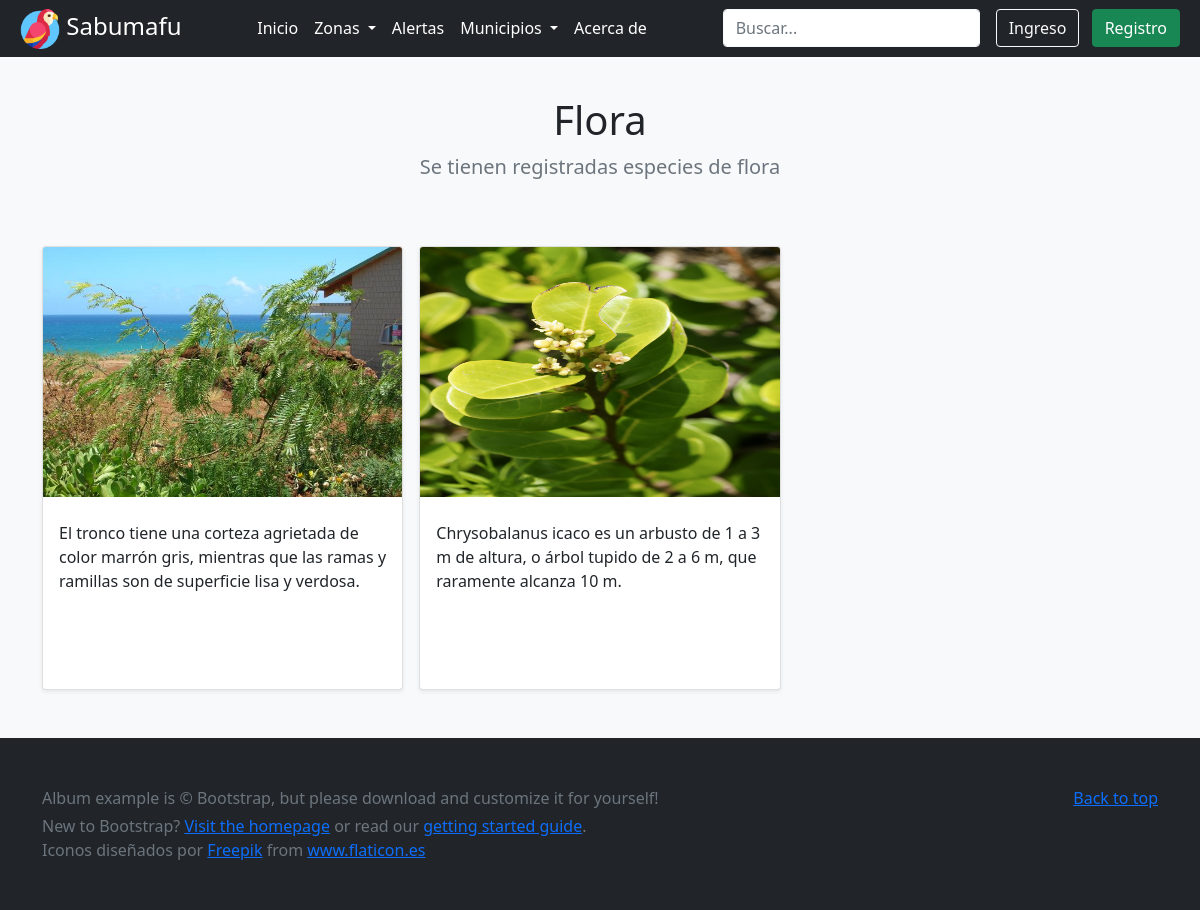
Screenshot of /flora/1 with the database file from the repository.
### zonas/models.py (models this page shows, shortened)
class Flora_zona(models.Model):
    poblacion = models.DecimalField(max_digits=10, decimal_places=0)
    observaciones = models.TextField()
    flora = models.ForeignKey(
        Flora, on_delete=models.CASCADE, null=True, blank=True)
    zona = models.ForeignKey(
        Zona_protegida, on_delete=models.CASCADE, null=True, blank=True)

class Flora(models.Model):
    nombre = models.CharField(max_length=45)
    especie = models.CharField(max_length=45)
    image = models.ImageField(upload_to=image_upload_handler, blank=True, null=True)
    descripcion = models.CharField(max_length=200)

### zonas/views.py (the view)
# urls.py: path('flora/<int:id>',flora,name="flora"),
def flora(request, id=None):
    if id is not None:
        try:
            flora = Flora_zona.objects.filter(zona=id)
        except Flora_zona.DoesNotExist:
            raise Http404
        except:
            raise Http404
    data = {'flora': flora}
    return render(request, 'flora/lista.html', data)

### templates/flora/lista.html (shortened to what this page needs)
{% extends 'home.html' %}
{% load static %}
{% block contenido %}
<main class="bg-light">
    <section class="pt-5 text-center container">
        <div class="row">
            <div class="pt-5 col-lg-6 col-md-8 mx-auto">
                <h1 class="fw-light"><strong>Flora</strong></h1>
                <p class="lead text-muted">Se tienen registradas {{count}} especies de flora</p>
            </div>
        </div>
    </section>
    <div class="album py-5 bg-light">
        <div class="container">
            <div class="row row-cols-1 row-cols-sm-2 row-cols-md-3 g-3">
                {% for row in flora %}
                <div class="col">
                    <div class="card shadow-sm">
                        {% if row.flora.image %}
                        <img class="card-img-top" src='{{row.flora.image.url}}' alt="{{row.flora.nombre}}" width='100%' height='250px'>
                        {% endif %}
                        <div class="card-body" style="height: 12rem;">
                            <p class="card-text acortar" id="descripcion">{{row.flora.descripcion}}</p>
                        </div>
                    </div>
                </div>
                {% endfor %}
            </div>
        </div>
    </div>
</main>
{% endblock %}

### rows the page displays
Flora_zona: flora.image (picture), flora.descripcion "El tronco tiene una corteza agrietada de color marrón gris, mientras que las ramas y ramillas son de superficie lisa y verdosa."
Flora_zona: flora.image (picture), flora.descripcion "Chrysobalanus icaco es un arbusto de 1 a 3 m de altura, o árbol tupido de 2 a 6 m, que raramente alcanza 10 m."
